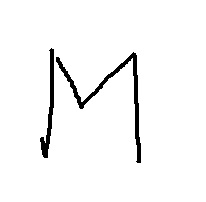
#> input picture ML Handwritten Character Recognition with Neural Network/m.jpg, 206 x 202 px, found by its file name
$ jupyter execute --allow-errors 'ML MP CODE.ipynb'
#> lines starting #> are read from the running program, lines starting #| are printed output that depends on the picture; after the words box and inside, x2 and y2 are one past the last pixel; in counts of white or black regions, pixels touching at a corner belong together
[cell 1]
import matplotlib.pyplot as plt
import cv2
import numpy as np
from keras.models import Sequential
from keras.layers import Dense, Flatten, Conv2D, MaxPool2D, Dropout
from tensorflow.keras.optimizers import SGD, Adam
from keras.callbacks import ReduceLROnPlateau, EarlyStopping
from keras.utils.np_utils import to_categorical
import pandas as pd
import numpy as np
from sklearn.model_selection import train_test_split
from sklearn.utils import shuffle

[cell 2]
import os
os.environ['TF_CPP_MIN_LOG_LEVEL'] = '3'

#> (the rest of this cell did not finish here and is left out)

#> (a cell that did not finish here is left out)

#> (a cell that did not finish here is left out)

[cell 5]
word_dict = {0:'A',1:'B',2:'C',3:'D',4:'E',5:'F',6:'G',7:'H',8:'I',9:'J',10:'K',11:'L',12:'M',13:'N',14:'O',15:'P',16:'Q',17:'R',18:'S',19:'T',20:'U',21:'V',22:'W',23:'X', 24:'Y',25:'Z'}

#> (a cell that did not finish here is left out)

#> (a cell that did not finish here is left out)

#> (a cell that did not finish here is left out)

#> (a cell that did not finish here is left out)

#> (a cell that did not finish here is left out)

#> (a cell that did not finish here is left out)

#> (a cell that did not finish here is left out)

#> (a cell that did not finish here is left out)

[cell 14]
fig, axes = plt.subplots(3,3, figsize=(8,9))
axes = axes.flatten()

#> (the rest of this cell did not finish here and is left out)

[cell 15]
img = cv2.imread(r'C:\Users\kapur\Desktop\Py\m.jpg')
#> img is the input picture: shape (202, 206, 3); min 0, max 255, mean 246
img_copy = img.copy()

img = cv2.cvtColor(img, cv2.COLOR_BGR2RGB)
img = cv2.resize(img, (400,440))
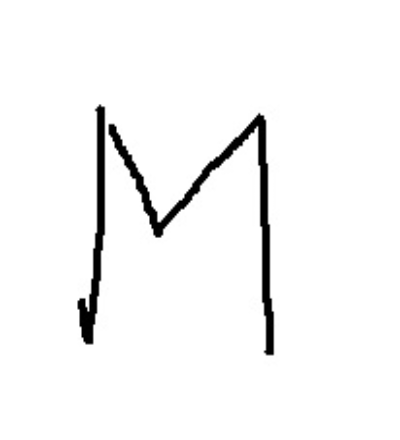
#> img: shape (440, 400, 3); min 0, max 255, mean 246

[cell 16]
img_copy = cv2.GaussianBlur(img_copy, (7,7), 0)
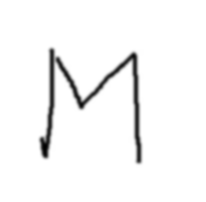
#> img_copy: shape (202, 206, 3); min 1, max 255, mean 246
img_gray = cv2.cvtColor(img_copy, cv2.COLOR_BGR2GRAY)
_, img_thresh = cv2.threshold(img_gray, 100, 255, cv2.THRESH_BINARY_INV)
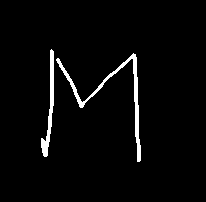
#> img_thresh: shape (202, 206); 3.1% white; 2 white regions, box (x1, y1, x2, y2) and area: (56, 53, 141, 162) 821, (41, 49, 54, 157) 466

img_final = cv2.resize(img_thresh, (28,28))
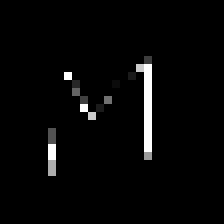
#> img_final: shape (28, 28) (shown 8 times larger); min 0, max 255, mean 6.8
img_final =np.reshape(img_final, (1,28,28,1))
